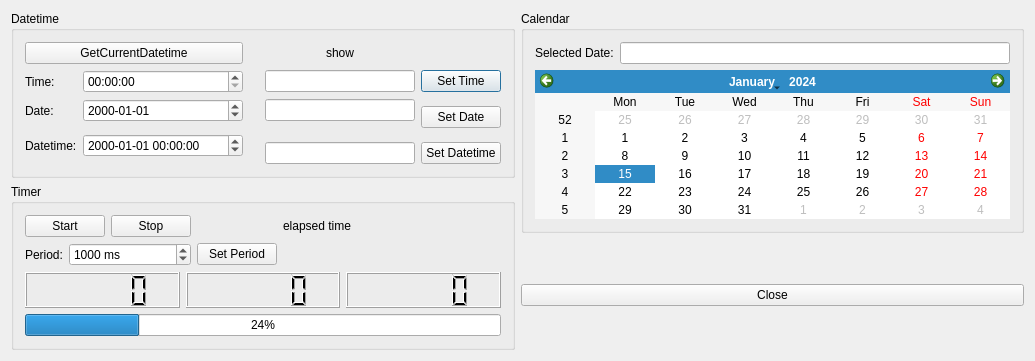
<?xml version="1.0" encoding="UTF-8"?>
<ui version="4.0">
 <class>Dialog</class>
 <widget class="QDialog" name="Dialog">
  <property name="geometry">
   <rect>
    <x>0</x>
    <y>0</y>
    <width>1035</width>
    <height>361</height>
   </rect>
  </property>
  <property name="windowTitle">
   <string>Dialog</string>
  </property>
  <layout class="QHBoxLayout" name="horizontalLayout_2">
   <item>
    <layout class="QVBoxLayout" name="verticalLayout_3">
     <item>
      <widget class="QGroupBox" name="groupBox">
       <property name="title">
        <string>Datetime</string>
       </property>
       <layout class="QGridLayout" name="gridLayout">
        <item row="1" column="0">
         <widget class="QLabel" name="label">
          <property name="text">
           <string>Time:</string>
          </property>
         </widget>
        </item>
        <item row="1" column="4">
         <widget class="QLineEdit" name="editTime">
          <property name="minimumSize">
           <size>
            <width>150</width>
            <height>0</height>
           </size>
          </property>
         </widget>
        </item>
        <item row="1" column="5">
         <widget class="QPushButton" name="btnSetTime">
          <property name="text">
           <string>Set Time</string>
          </property>
         </widget>
        </item>
        <item row="2" column="0">
         <widget class="QLabel" name="label_2">
          <property name="text">
           <string>Date:</string>
          </property>
         </widget>
        </item>
        <item row="2" column="3">
         <spacer name="horizontalSpacer">
          <property name="orientation">
           <enum>Qt::Horizontal</enum>
          </property>
          <property name="sizeHint" stdset="0">
           <size>
            <width>0</width>
            <height>20</height>
           </size>
          </property>
         </spacer>
        </item>
        <item row="2" column="4">
         <widget class="QLineEdit" name="editDate"/>
        </item>
        <item row="2" column="5" rowspan="2">
         <widget class="QPushButton" name="btnSetDate">
          <property name="text">
           <string>Set Date</string>
          </property>
         </widget>
        </item>
        <item row="3" column="0" rowspan="2" colspan="2">
         <widget class="QLabel" name="label_3">
          <property name="text">
           <string>Datetime:</string>
          </property>
         </widget>
        </item>
        <item row="3" column="2" rowspan="2">
         <widget class="QDateTimeEdit" name="dateTimeEdit">
          <property name="minimumSize">
           <size>
            <width>160</width>
            <height>0</height>
           </size>
          </property>
          <property name="displayFormat">
           <string>yyyy-MM-dd hh:mm:ss</string>
          </property>
         </widget>
        </item>
        <item row="4" column="4">
         <widget class="QLineEdit" name="editDatetime"/>
        </item>
        <item row="4" column="5">
         <widget class="QPushButton" name="btnSetDatetime">
          <property name="text">
           <string>Set Datetime</string>
          </property>
         </widget>
        </item>
        <item row="2" column="2">
         <widget class="QDateEdit" name="dateEdit">
          <property name="displayFormat">
           <string>yyyy-MM-dd</string>
          </property>
         </widget>
        </item>
        <item row="1" column="2">
         <widget class="QTimeEdit" name="timeEdit">
          <property name="displayFormat">
           <string>HH:mm:ss</string>
          </property>
         </widget>
        </item>
        <item row="0" column="0" colspan="3">
         <widget class="QPushButton" name="btnGetTime">
          <property name="text">
           <string>GetCurrentDatetime</string>
          </property>
         </widget>
        </item>
        <item row="0" column="4">
         <widget class="QLabel" name="labelDatetime">
          <property name="text">
           <string>show</string>
          </property>
          <property name="alignment">
           <set>Qt::AlignCenter</set>
          </property>
         </widget>
        </item>
       </layout>
      </widget>
     </item>
     <item>
      <widget class="QGroupBox" name="groupBox_2">
       <property name="title">
        <string>Timer</string>
       </property>
       <layout class="QVBoxLayout" name="verticalLayout">
        <item>
         <layout class="QGridLayout" name="gridLayout_2">
          <item row="0" column="0" colspan="2">
           <widget class="QPushButton" name="btnStart">
            <property name="text">
             <string>Start</string>
            </property>
           </widget>
          </item>
          <item row="0" column="2" colspan="2">
           <widget class="QPushButton" name="btnStop">
            <property name="text">
             <string>Stop</string>
            </property>
           </widget>
          </item>
          <item row="1" column="0">
           <widget class="QLabel" name="label_4">
            <property name="text">
             <string>Period:</string>
            </property>
           </widget>
          </item>
          <item row="1" column="5">
           <spacer name="horizontalSpacer_2">
            <property name="orientation">
             <enum>Qt::Horizontal</enum>
            </property>
            <property name="sizeHint" stdset="0">
             <size>
              <width>40</width>
              <height>20</height>
             </size>
            </property>
           </spacer>
          </item>
          <item row="0" column="5">
           <widget class="QLabel" name="labelElapsedTime">
            <property name="text">
             <string>elapsed time</string>
            </property>
           </widget>
          </item>
          <item row="1" column="4">
           <widget class="QPushButton" name="btnSetPeriod">
            <property name="text">
             <string>Set Period</string>
            </property>
           </widget>
          </item>
          <item row="1" column="1" colspan="3">
           <widget class="QSpinBox" name="spinInterval">
            <property name="suffix">
             <string> ms</string>
            </property>
            <property name="maximum">
             <number>9999</number>
            </property>
            <property name="value">
             <number>1000</number>
            </property>
           </widget>
          </item>
         </layout>
        </item>
        <item>
         <layout class="QHBoxLayout" name="horizontalLayout">
          <item>
           <widget class="QLCDNumber" name="lcdHour"/>
          </item>
          <item>
           <widget class="QLCDNumber" name="lcdMin"/>
          </item>
          <item>
           <widget class="QLCDNumber" name="lcdSec"/>
          </item>
         </layout>
        </item>
        <item>
         <widget class="QProgressBar" name="progressBar">
          <property name="value">
           <number>24</number>
          </property>
         </widget>
        </item>
       </layout>
      </widget>
     </item>
    </layout>
   </item>
   <item>
    <layout class="QVBoxLayout" name="verticalLayout_2">
     <item>
      <widget class="QGroupBox" name="groupBox_3">
       <property name="title">
        <string>Calendar</string>
       </property>
       <layout class="QGridLayout" name="gridLayout_3">
        <item row="0" column="0">
         <widget class="QLabel" name="label_5">
          <property name="text">
           <string>Selected Date:</string>
          </property>
         </widget>
        </item>
        <item row="0" column="1">
         <widget class="QLineEdit" name="editCalendar"/>
        </item>
        <item row="1" column="0" colspan="2">
         <widget class="QCalendarWidget" name="calendarWidget"/>
        </item>
       </layout>
      </widget>
     </item>
     <item>
      <spacer name="verticalSpacer">
       <property name="orientation">
        <enum>Qt::Vertical</enum>
       </property>
       <property name="sizeHint" stdset="0">
        <size>
         <width>20</width>
         <height>40</height>
        </size>
       </property>
      </spacer>
     </item>
     <item>
      <widget class="QPushButton" name="btnClose">
       <property name="text">
        <string>Close</string>
       </property>
      </widget>
     </item>
     <item>
      <spacer name="verticalSpacer_2">
       <property name="orientation">
        <enum>Qt::Vertical</enum>
       </property>
       <property name="sizeHint" stdset="0">
        <size>
         <width>20</width>
         <height>40</height>
        </size>
       </property>
      </spacer>
     </item>
    </layout>
   </item>
  </layout>
 </widget>
 <layoutdefault spacing="6" margin="11"/>
 <resources/>
 <connections>
  <connection>
   <sender>btnClose</sender>
   <signal>clicked()</signal>
   <receiver>Dialog</receiver>
   <slot>close()</slot>
   <hints>
    <hint type="sourcelabel">
     <x>575</x>
     <y>311</y>
    </hint>
    <hint type="destinationlabel">
     <x>570</x>
     <y>334</y>
    </hint>
   </hints>
  </connection>
 </connections>
</ui>
